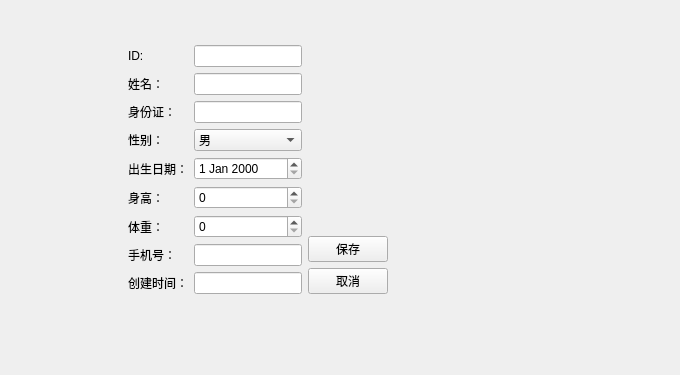
<?xml version="1.0" encoding="UTF-8"?>
<ui version="4.0">
 <class>PatientEditView</class>
 <widget class="QWidget" name="PatientEditView">
  <property name="geometry">
   <rect>
    <x>0</x>
    <y>0</y>
    <width>680</width>
    <height>375</height>
   </rect>
  </property>
  <property name="windowTitle">
   <string>患者管理</string>
  </property>
  <widget class="QWidget" name="">
   <property name="geometry">
    <rect>
     <x>10</x>
     <y>0</y>
     <width>650</width>
     <height>339</height>
    </rect>
   </property>
   <layout class="QVBoxLayout" name="verticalLayout_2">
    <item>
     <spacer name="verticalSpacer_3">
      <property name="orientation">
       <enum>Qt::Orientation::Vertical</enum>
      </property>
      <property name="sizeHint" stdset="0">
       <size>
        <width>20</width>
        <height>40</height>
       </size>
      </property>
     </spacer>
    </item>
    <item>
     <layout class="QHBoxLayout" name="horizontalLayout_3">
      <item>
       <layout class="QHBoxLayout" name="horizontalLayout_2">
        <item>
         <spacer name="horizontalSpacer">
          <property name="orientation">
           <enum>Qt::Orientation::Horizontal</enum>
          </property>
          <property name="sizeType">
           <enum>QSizePolicy::Policy::Fixed</enum>
          </property>
          <property name="sizeHint" stdset="0">
           <size>
            <width>118</width>
            <height>17</height>
           </size>
          </property>
         </spacer>
        </item>
        <item>
         <layout class="QHBoxLayout" name="horizontalLayout">
          <item>
           <layout class="QGridLayout" name="gridLayout">
            <item row="2" column="1">
             <widget class="QLineEdit" name="dbEditIDCard"/>
            </item>
            <item row="3" column="0">
             <widget class="QLabel" name="label_4">
              <property name="text">
               <string>性别：</string>
              </property>
             </widget>
            </item>
            <item row="2" column="0">
             <widget class="QLabel" name="label_3">
              <property name="text">
               <string>身份证：</string>
              </property>
             </widget>
            </item>
            <item row="5" column="0">
             <widget class="QLabel" name="label_6">
              <property name="text">
               <string>身高：</string>
              </property>
             </widget>
            </item>
            <item row="6" column="1">
             <widget class="QSpinBox" name="dbSpinWeight"/>
            </item>
            <item row="1" column="1">
             <widget class="QLineEdit" name="dbEditName"/>
            </item>
            <item row="0" column="0">
             <widget class="QLabel" name="label">
              <property name="text">
               <string>ID:</string>
              </property>
             </widget>
            </item>
            <item row="3" column="1">
             <widget class="QComboBox" name="dbComboSex">
              <item>
               <property name="text">
                <string>男</string>
               </property>
              </item>
              <item>
               <property name="text">
                <string>女</string>
               </property>
              </item>
             </widget>
            </item>
            <item row="4" column="0">
             <widget class="QLabel" name="label_5">
              <property name="text">
               <string>出生日期：</string>
              </property>
             </widget>
            </item>
            <item row="6" column="0">
             <widget class="QLabel" name="label_8">
              <property name="text">
               <string>体重：</string>
              </property>
             </widget>
            </item>
            <item row="4" column="1">
             <widget class="QDateEdit" name="dbDateEditDOB"/>
            </item>
            <item row="7" column="1">
             <widget class="QLineEdit" name="dbEditMobile"/>
            </item>
            <item row="5" column="1">
             <widget class="QSpinBox" name="dbSpinHeight"/>
            </item>
            <item row="0" column="1">
             <widget class="QLineEdit" name="dbEditID"/>
            </item>
            <item row="1" column="0">
             <widget class="QLabel" name="label_2">
              <property name="text">
               <string>姓名：</string>
              </property>
             </widget>
            </item>
            <item row="7" column="0">
             <widget class="QLabel" name="label_7">
              <property name="text">
               <string>手机号：</string>
              </property>
             </widget>
            </item>
            <item row="8" column="1">
             <widget class="QLineEdit" name="dbCreatedTime"/>
            </item>
            <item row="8" column="0">
             <widget class="QLabel" name="label_9">
              <property name="text">
               <string>创建时间：</string>
              </property>
             </widget>
            </item>
           </layout>
          </item>
          <item>
           <layout class="QVBoxLayout" name="verticalLayout">
            <item>
             <spacer name="verticalSpacer">
              <property name="orientation">
               <enum>Qt::Orientation::Vertical</enum>
              </property>
              <property name="sizeHint" stdset="0">
               <size>
                <width>20</width>
                <height>40</height>
               </size>
              </property>
             </spacer>
            </item>
            <item>
             <widget class="QPushButton" name="btnSave">
              <property name="text">
               <string>保存</string>
              </property>
             </widget>
            </item>
            <item>
             <widget class="QPushButton" name="btnCancel">
              <property name="text">
               <string>取消</string>
              </property>
             </widget>
            </item>
           </layout>
          </item>
         </layout>
        </item>
       </layout>
      </item>
      <item>
       <spacer name="horizontalSpacer_2">
        <property name="orientation">
         <enum>Qt::Orientation::Horizontal</enum>
        </property>
        <property name="sizeHint" stdset="0">
         <size>
          <width>228</width>
          <height>14</height>
         </size>
        </property>
       </spacer>
      </item>
     </layout>
    </item>
    <item>
     <spacer name="verticalSpacer_2">
      <property name="orientation">
       <enum>Qt::Orientation::Vertical</enum>
      </property>
      <property name="sizeHint" stdset="0">
       <size>
        <width>20</width>
        <height>40</height>
       </size>
      </property>
     </spacer>
    </item>
   </layout>
  </widget>
 </widget>
 <resources/>
 <connections/>
</ui>
